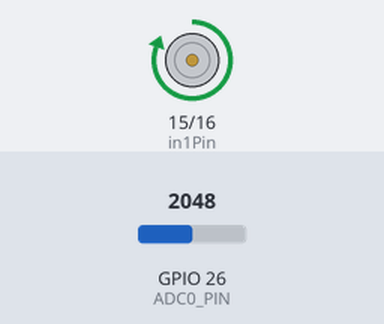
A sketch run on a simulated ESP32. Parts: motor-driver pin pairs drawn as motors (green arrow = first pin HIGH = forward, orange = second pin HIGH = backward, longer = more drive, scaled by the enable pin). Inputs (shaded band) come from the test bench; at power-on: GPIO 26 (ADC0_PIN) = 2048.

Above: at 1.2 s.
1.3 s: GPIO 26 (ADC0_PIN) set to 491
At 2.0 s:
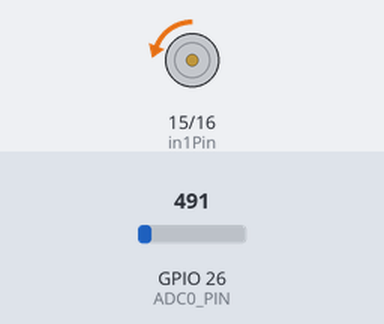
2.8 s: GPIO 26 (ADC0_PIN) set to 0
At 3.1 s:
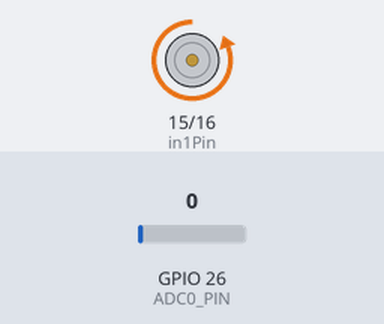
4.3 s: GPIO 26 (ADC0_PIN) set to 1228
At 5.4 s:
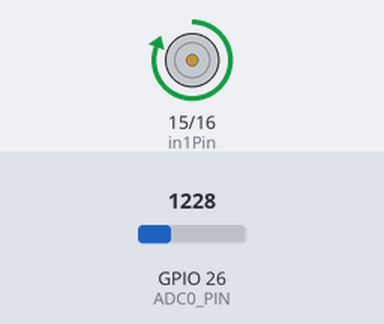
Timing chart, 0 to 7.3 s (numbered marks = the images above; inputs shaded):
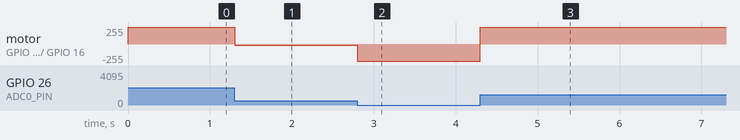

The sketch:

Sketch_18.1_Control_Motor_by_L293D.ino
```cpp
/**********************************************************************
  Filename    : Control_Motor_by_L293D
  Description : Use PWM to control the direction and speed of the motor.
  Auther      : www.freenove.com
  Modification: 2021/10/13
**********************************************************************/
int in1Pin = 15;      // Define L293D channel 1 pin
int in2Pin = 16;      // Define L293D channel 2 pin
int enable1Pin = 17;  // Define L293D enable 1 pin
int ADC0_PIN = 26;

boolean rotationDir;  // Define a variable to save the motor's rotation direction
int rotationSpeed;    // Define a variable to save the motor rotation speed

void setup() {
  // Initialize the pin into an output mode:
  pinMode(in1Pin, OUTPUT);
  pinMode(in2Pin, OUTPUT);
  pinMode(enable1Pin, OUTPUT);
}

void loop() {
  int potenVal = analogRead(ADC0_PIN);      // Convert the voltage of rotary potentiometer into digital
  //Compare the number with value 512,
  //if more than 512, clockwise rotates, otherwise, counter clockwise rotates
  rotationSpeed = potenVal - 512;
  if (potenVal > 512)
    rotationDir = true;
  else
    rotationDir = false;
  // Calculate the motor speed
  rotationSpeed = abs(potenVal - 512);
  //Control the steering and speed of the motor
  driveMotor(rotationDir, constrain(rotationSpeed, 0, 512));
}

void driveMotor(boolean dir, int spd) {
  // Control motor rotation direction
  if (dir) {
    digitalWrite(in1Pin, HIGH);
    digitalWrite(in2Pin, LOW);
  }
  else {
    digitalWrite(in1Pin, LOW);
    digitalWrite(in2Pin, HIGH);
  }
  // Control motor rotation speed
  analogWrite(enable1Pin, spd);
}
```

Measured:
- after the input at 1.3 s, motor on GPIO 15 (in1Pin) / GPIO 16 (in2Pin): forward 255/255 → backward 21/255 at once
- after the input at 2.8 s, motor on GPIO 15 (in1Pin) / GPIO 16 (in2Pin): backward 21/255 → backward 255/255 at once
- after the input at 4.3 s, motor on GPIO 15 (in1Pin) / GPIO 16 (in2Pin): backward 255/255 → forward 255/255 at once
